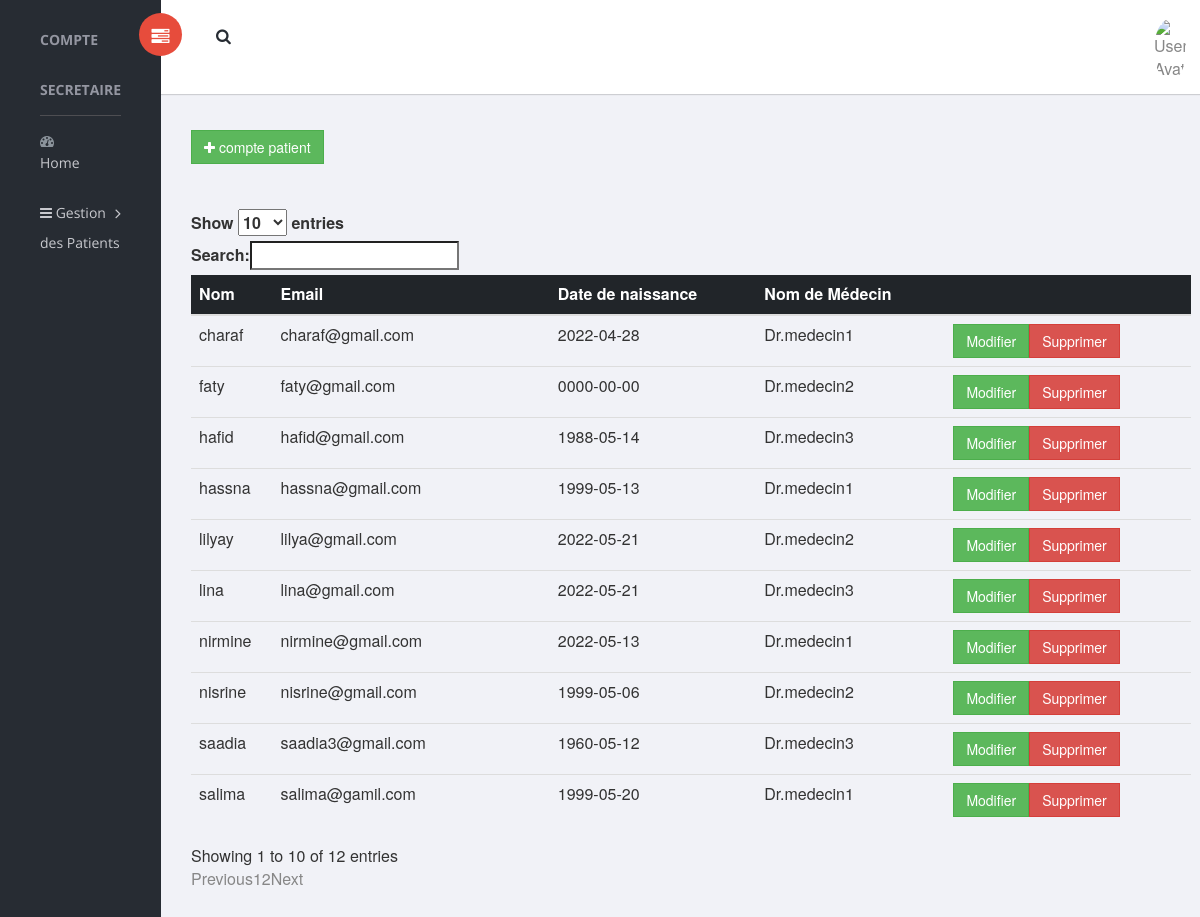
/indexPatient.php (signed in), run on the app's committed database.
### tables this page shows
CREATE TABLE `patient` (
  `id` int(11) NOT NULL,
  `fullname` varchar(50) NOT NULL,
  `email` varchar(255) NOT NULL,
  `password` varchar(255) NOT NULL,
  `dateDeNaissance` date NOT NULL
);

CREATE TABLE `medecin` (
  `id` int(10) NOT NULL,
  `fullname` varchar(50) NOT NULL,
  `age` int(40) NOT NULL
);

### indexPatient.php (the view, shortened to what this page needs)
 <?php
       if($_SESSION["type"] =="secretaire"){
	    ?>
<!doctype html>
<html class="no-js" lang="en">
<head>
    <link rel="stylesheet" href="vendors/bootstrap/dist/css/bootstrap.min.css">
    <link rel="stylesheet" href="vendors/font-awesome/css/font-awesome.min.css">
    <link rel="stylesheet" href="vendors/themify-icons/css/themify-icons.css">
    <link rel="stylesheet" href="vendors/flag-icon-css/css/flag-icon.min.css">
    <link rel="stylesheet" href="vendors/selectFX/css/cs-skin-elastic.css">
    <link rel="stylesheet" href="vendors/jqvmap/dist/jqvmap.min.css">
           <link rel="stylesheet" href="https://maxcdn.bootstrapcdn.com/bootstrap/3.3.6/css/bootstrap.min.css" />
           <link rel="stylesheet" href="https://cdn.datatables.net/1.10.12/css/dataTables.bootstrap.min.css" />
    <link rel="stylesheet" href="assets/css/style.css">
</head>
<body>
    <aside id="left-panel" class="left-panel">
        <nav class="navbar navbar-expand-sm navbar-default">
            <div id="main-menu" class="main-menu collapse navbar-collapse">
                <ul class="nav navbar-nav">
 <h3 class="menu-title"> COMPTE <?PHP ECHO  $_SESSION['type']?> </h3>					<li>
                        <a href="indexsecretaire.php"> <i class="menu-icon fa fa-dashboard"></i>Home </a>
                    </li>
                    <li class="menu-item-has-children dropdown">
                        <a href="#" class="dropdown-toggle" data-toggle="dropdown" aria-haspopup="true" aria-expanded="false"><i class="fa fa-bars"></i>   Gestion des Patients </a>
                    </li>
            </div>
        </nav>
    </aside>
    <div id="right-panel" class="right-panel">
        <header id="header" class="header">
            <div class="header-menu">
                <div class="col-sm-7">
                    <a id="menuToggle" class="menutoggle pull-left"><i class="fa fa fa-tasks"></i></a>
                    <div class="header-left">
                        <button class="search-trigger"><i class="fa fa-search"></i></button>
                    </div>
                </div>
                <div class="col-sm-5">
                    <div class="user-area dropdown float-right">
                        <a href="#" class="dropdown-toggle" data-toggle="dropdown" aria-haspopup="true" aria-expanded="false">
                            <img class="user-avatar rounded-circle" src="profile.jpg" alt="User Avatar">
                        </a>
                    </div>
                </div>
            </div>
        </header>
		<div   style="margin : 30px;">
        <div><a  class="btn btn-success"  href="ajouterpatient.php"><i class="fa fa-plus" aria-hidden="true"></i>  compte patient </a> </div></br>
			<table id="employee_data"   class="table table-hover"  style="width : 1000px">
				<thead  class="table-dark">
					<tr>
						<th>Nom </th>
						<th>Email</th>
						<th>Date de naissance</th>
						<th>Nom de Médecin</th>
						<th></th>
					</tr>
				</thead>
					<?php
						require 'conn.php';
						$sql = $conn->prepare("SELECT * FROM `patient`");
						$sql->execute();
						while($fetch = $sql->fetch()){
							$g=$fetch['id'];
							$sql1 = $conn->prepare("SELECT * FROM `medecin` where id in (select idm from `medecinpatient`  where idp='$g')");
						$sql1->execute();
						$fetch1=$sql1->fetch();
					?>
					<tr>
						<td><?php echo $fetch['fullname']?></td>
						<td><?php echo $fetch['email']?></td>
						<td><?php echo $fetch['dateDeNaissance']?></td>
						<td> Dr.<?php echo $fetch1['fullname']?></td>
						<td><button class="btn btn-success" data-toggle="modal" data-target="#update<?php echo $fetch['id']?>">Modifier</button><a class="btn btn-danger" href="deletePatient.php?id=<?php echo $fetch['id']?>">Supprimer</a></td>
					</tr>
					<?php
						}
					?>
			</table>
		</div>
	</div>
</body>
</html>
<?php } ?>

### data on the page
patient: fullname "lina", email "lina@gmail.com", dateDeNaissance "2022-05-21", medecin.fullname "medecin3"
patient: fullname "lilyay", email "lilya@gmail.com", dateDeNaissance "2022-05-21", medecin.fullname "medecin2"
patient: fullname "nirmine", email "nirmine@gmail.com", dateDeNaissance "2022-05-13", medecin.fullname "medecin1"
patient: fullname "charaf", email "charaf@gmail.com", dateDeNaissance "2022-04-28", medecin.fullname "medecin1"
patient: fullname "salima", email "salima@gamil.com", dateDeNaissance "1999-05-20", medecin.fullname "medecin1"
patient: fullname "nisrine", email "nisrine@gmail.com", dateDeNaissance "1999-05-06", medecin.fullname "medecin2"
patient: fullname "saadia", email "saadia3@gmail.com", dateDeNaissance "1960-05-12", medecin.fullname "medecin3"
patient: fullname "faty", email "faty@gmail.com", dateDeNaissance "0000-00-00", medecin.fullname "medecin2"
patient: fullname "hafid", email "hafid@gmail.com", dateDeNaissance "1988-05-14", medecin.fullname "medecin3"
patient: fullname "hassna", email "hassna@gmail.com", dateDeNaissance "1999-05-13", medecin.fullname "medecin1"

### other printed values
$_SESSION['type'] "SECRETAIRE"
